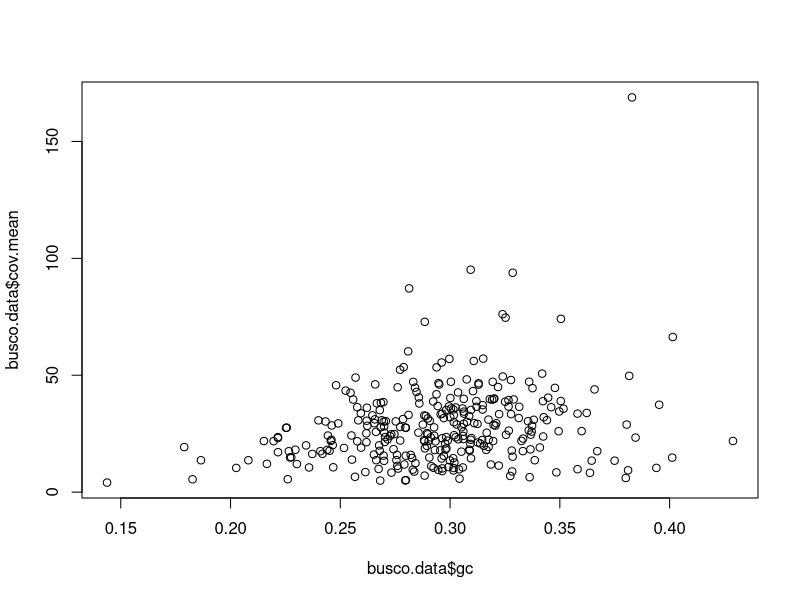
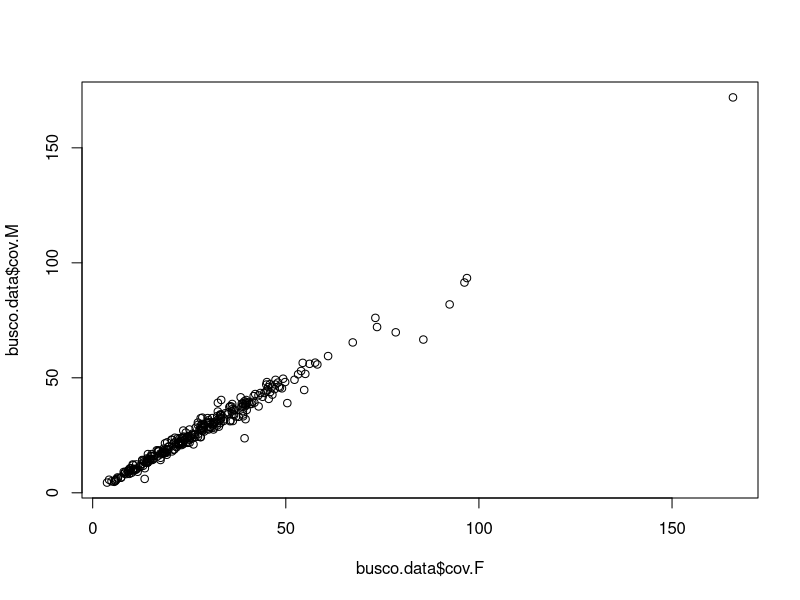
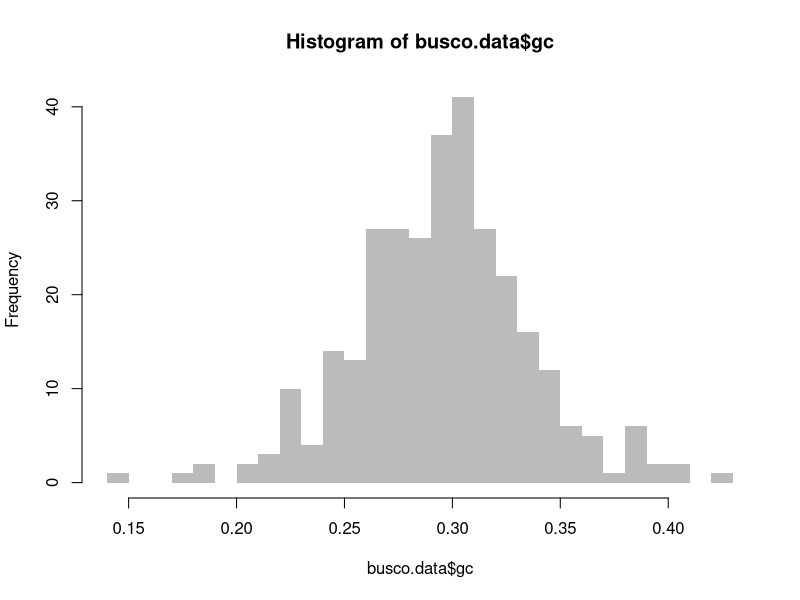
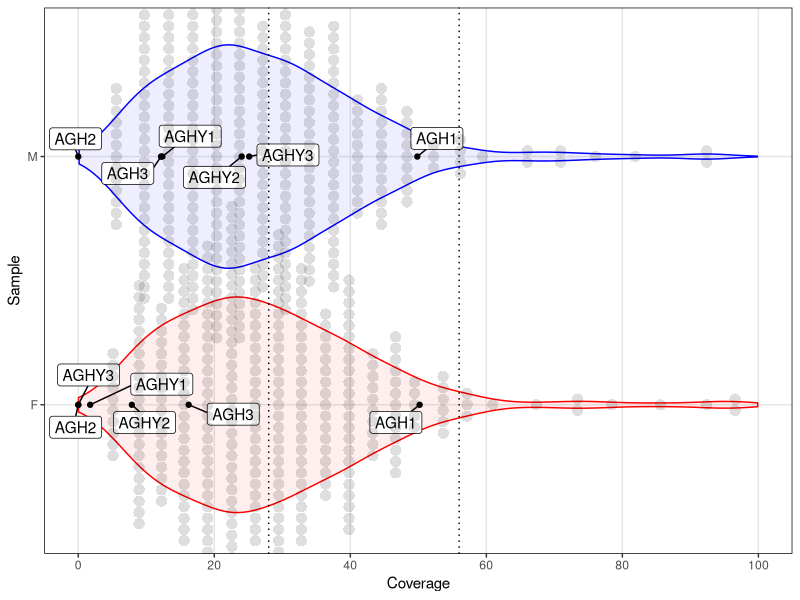
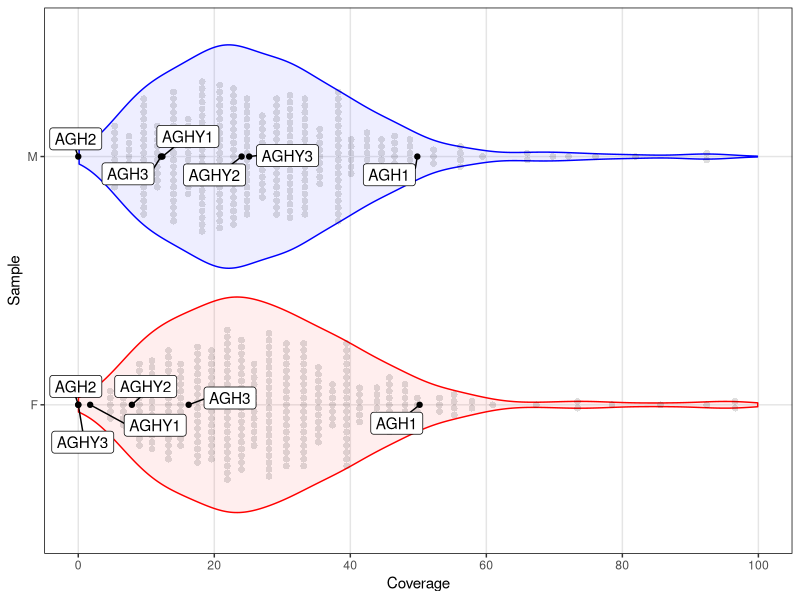

The R script that drew these images, in order:
cov.data <- read.table("compiled_cov_gc.txt", stringsAsFactors=F, col.names=c("gene", "gc", "cov.F", "cov.M"))
cov.data$cov.mean <- (cov.data$cov.F + cov.data$cov.M)/2


busco.data <- cov.data[grep(pattern="^[^agh]", cov.data$gene),]
agh.data <- cov.data[grep(pattern="^agh", cov.data$gene),]

plot(x=busco.data$gc, y=busco.data$cov.mean)

plot(x=busco.data$cov.F, y=busco.data$cov.M)

#my.points <- identify(x=busco.data$cov.F, y=busco.data$cov.M)
#busco.data[my.points,]

mean(busco.data$cov.F)
mean(busco.data$cov.M)

hist(busco.data$gc, breaks=25, col="#00000044", border="#00000000")

busco.data <- busco.data[order(busco.data$gc),]
num.rows <- nrow(busco.data)
percent <- 100
keep.start <- round((num.rows/2) - (num.rows * percent / 100 / 2)) + 1
keep.end <- round((num.rows/2) + (num.rows * percent / 100 / 2))
busco.data <- busco.data[keep.start:keep.end,]
#busco.data <- busco.data[(busco.data$gc >= 0.2) & (busco.data$gc < 0.3),]

#format gene names so text looks consistent with other figures
agh.data$gene <- toupper(agh.data$gene)
agh.data$gene <- sub(pattern="_", replacement="", x=agh.data$gene)

print(nrow(busco.data))

violin.data <- data.frame(	cov=c(busco.data$cov.F, busco.data$cov.M), 
                            sample=rep(c("F", "M"), each=nrow(busco.data))
                         )


violin.data.agh <- data.frame(	cov=c(agh.data$cov.F, agh.data$cov.M),
								sample=rep(c("F", "M"), each=nrow(agh.data)),
								label=rep(agh.data$gene, 2)
							)


library(ggplot2)
library(Hmisc)
library(ggrepel)

my.stat.summary <- function(x) {
	m <- mean(x)
	ymin <- m - sd(x)
	ymax <- m + sd(x)
	return(c(y=m, ymin=ymin, ymax=ymax))
}

p <- ggplot(violin.data, aes(x=sample, y=cov, color=sample, fill=sample)) +
     geom_violin(trim=F) +
     coord_flip() +
     geom_point(data=violin.data.agh, mapping=aes(x=sample, y=cov), color="black") +
     geom_label_repel(inherit.aes=F, mapping=aes(x=sample, y=cov, label=label), data=violin.data.agh, min.segment.length=0, force=22) +
     labs(x="Sample", y="Coverage") +
     scale_y_continuous(breaks=seq(from=0, to=100, by=20), limits=c(0,100)) +
     theme(legend.position="none", panel.background=element_rect(fill="#FFFFFF00"), panel.border=element_rect(fill=NA, linetype="solid"), panel.grid.major=element_line(size=0.5, color="grey90")) +
     scale_fill_manual(values=c("#FF000011", "#0000FF11")) +
     scale_color_manual(values=c("#FF0000", "#0000FF"))
     
hapcov <- 28

p + geom_hline(color="black", yintercept=hapcov, linetype="dotted") + geom_hline(mapping=aes(color="black"), yintercept=hapcov*2, linetype="dotted") + geom_dotplot(binaxis="y", stackdir="center", dotsize=0.5, color="#00000000", fill="#00000021")







hapcov <- 22

p2 <- ggplot(violin.data, aes(x=sample, y=cov, color=sample, fill=sample)) +
     #geom_hline(color="#00000099", yintercept=hapcov, linetype="dotted") + 
     geom_violin(trim=F) +
     coord_flip() +
     #geom_hline(mapping=aes(color="black"), yintercept=hapcov*2, linetype="dotted") +
     geom_dotplot(binaxis="y", stackdir="center", dotsize=0.5, color="#00000000", fill="#00000021", binwidth=2) +
     geom_point(data=violin.data.agh, mapping=aes(x=sample, y=cov), color="black") +
     geom_label_repel(inherit.aes=F, mapping=aes(x=sample, y=cov, label=label), data=violin.data.agh, min.segment.length=0, force=22) +
     labs(x="Sample", y="Coverage") +
     scale_y_continuous(breaks=seq(from=0, to=100, by=20), limits=c(0,100)) +
     theme(legend.position="none", panel.background=element_rect(fill="#FFFFFF00"), panel.border=element_rect(fill=NA, linetype="solid"), panel.grid.major=element_line(size=0.5, color="grey90")) +
     scale_fill_manual(values=c("#FF000011", "#0000FF11")) +
     scale_color_manual(values=c("#FF0000", "#0000FF"))
     
p2
